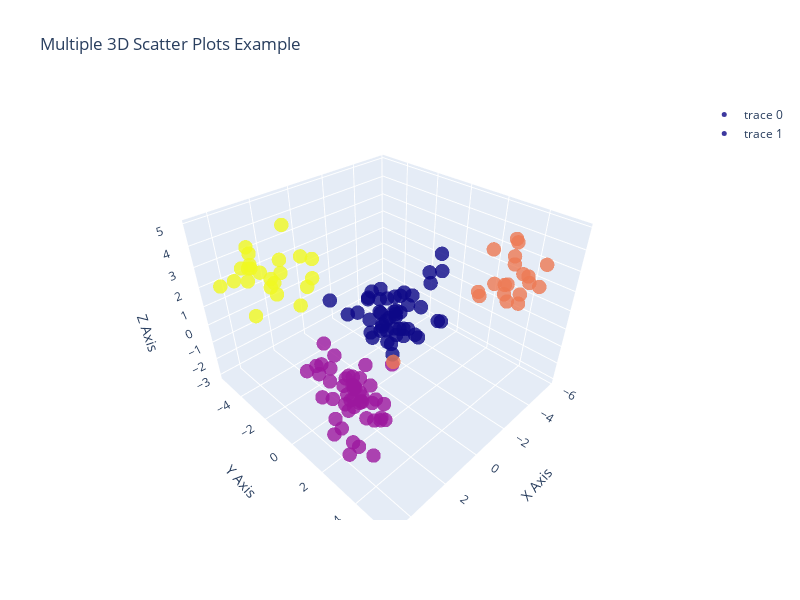

Notebook source saved alongside this figure:
### Code cell
import plotly.graph_objects as go
import numpy as np

x1 = X_train_lda[:, 0]
y1 = X_train_lda[:, 1]
z1 = X_train_lda[:, 2]

x2 = X_test_lda[:, 0]
y2 = X_test_lda[:, 1]
z2 = X_test_lda[:, 2]


# Create a 3D scatter plot
fig = go.Figure()
# Add the first scatter trace
fig.add_trace(go.Scatter3d(
    x=x1,
    y=y1,
    z=z1,
    mode='markers',
    marker=dict(
        size=5,
        color=y_train,  # Color for the first set
        opacity=0.8
    ),
    # hovertemplate = hover_text_re,
))

# Add the second scatter trace
fig.add_trace(go.Scatter3d(
    x=x2,
    y=y2,
    z=z2,
    mode='markers',
    marker=dict(
        size=5,
        color=y_test,  # Color for the second set
        opacity=0.8
    ),
    # hovertemplate = hover_text_than,
))

# Set the layout of the plot
fig.update_layout(
    scene=dict(
        xaxis_title='X Axis',
        yaxis_title='Y Axis',
        zaxis_title='Z Axis'
    ),
    width = 800,
    height = 600,
    title='Multiple 3D Scatter Plots Example'
)

# Show the plot
fig.show()
